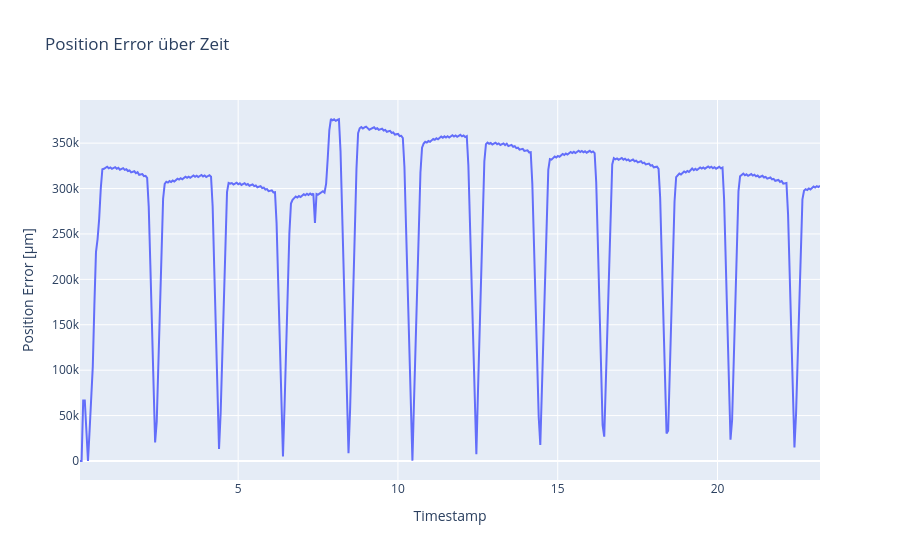

Notebook cell for this chart:
### Markdown cell above
Plot distance error

### Code cell
act_j, com_j, timestamps = get_arrays()
pos_err, rpy_act, rpy_com = get_errors(act_j, com_j)

# 1) DataFrame anlegen
df = pd.DataFrame({
    'timestamp': timestamps,
    'error_um': pos_err
})

# 2) Interaktiven Linienplot
fig = px.line(
    df,
    x='timestamp',
    y='error_um',
    title="Position Error über Zeit",
    labels={
        'timestamp': 'Timestamp',
        'error_um': 'Position Error [µm]'
    }
)

# 3) Achsen-Datumsformat nach Wunsch
fig.update_xaxes(
    tickformat="%H:%M:%S\n%d-%m-%Y",
    # rangeslider_visible=True     # kleiner Slider unten für grobes Zoomen
)

fig.show()

### Figure 1 — Plotly figure (JSON) as saved in the notebook; plotly's stock layout.template omitted (floating-point values rounded to 4 significant figures; data arrays with more than 128 entries replaced by an {"elided": "..."} marker saying what was removed)
{"data": [{"hovertemplate": "Timestamp=%{x}<br>Position Error [µm]=%{y}<extra></extra>", "legendgroup": "", "line": {"color": "#636efa", "dash": "solid"}, "marker": {"symbol": "circle"}, "mode": "lines", "name": "", "orientation": "v", "showlegend": false, "type": "scatter", "x": {"elided": "464 float values"}, "xaxis": "x", "y": {"elided": "464 float values"}, "yaxis": "y"}], "layout": {"legend": {"tracegroupgap": 0}, "title": {"text": "Position Error über Zeit"}, "xaxis": {"anchor": "y", "domain": [0, 1], "tickformat": "%H:%M:%S\n%d-%m-%Y", "title": {"text": "Timestamp"}}, "yaxis": {"anchor": "x", "domain": [0, 1], "title": {"text": "Position Error [µm]"}}}}
